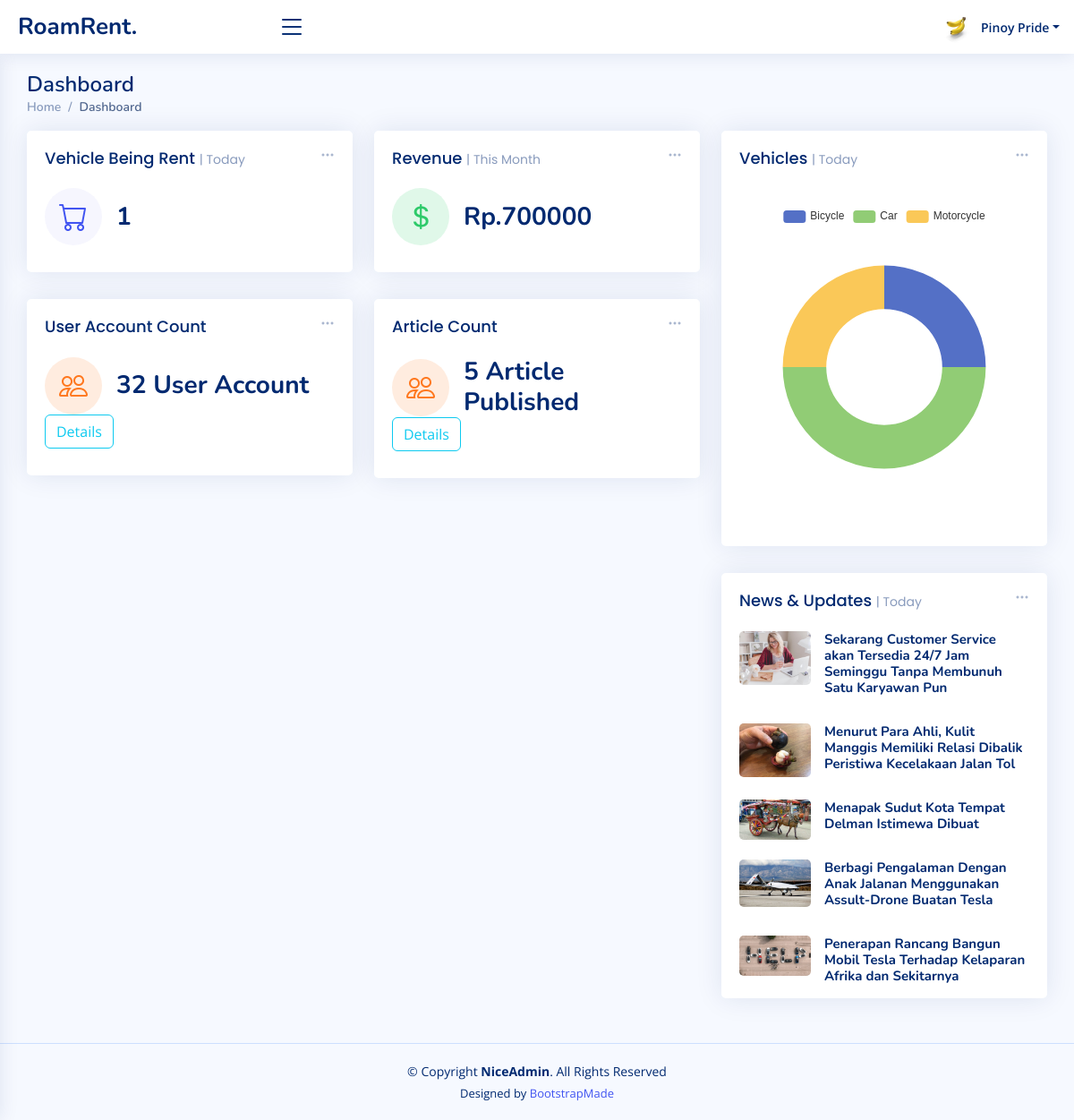
Page /home.php (signed in) on the committed database.
### tables this page shows
CREATE TABLE `article` (
  `id` int(12) NOT NULL,
  `title` text NOT NULL,
  `text` longtext NOT NULL,
  `img_url` text DEFAULT NULL,
  `article_category_id` bigint(20) NOT NULL,
  `user_id` bigint(20) NOT NULL
);

### home.php (the view, shortened to what this page needs)
<!DOCTYPE html>
<html lang="en">
<head>
  <?php
  include('layout-head-import-nice.php');
  include('logics/connect.php');
  $sql_article = 'SELECT * FROM article LIMIT 5';
  $result_article = $conn->query($sql_article);
  $sql_user = 'SELECT * FROM user';
  $result_user = $conn->query($sql_user);
  ?>
</head>
<body class="toggle-sidebar">
  <?php include 'layout-header-nice.php'; ?>
  <main id="main" class="main">
    <div class="pagetitle">
      <h1>Dashboard</h1>
      <nav>
        <ol class="breadcrumb">
          <li class="breadcrumb-item"><a href="home.php">Home</a></li>
          <li class="breadcrumb-item active">Dashboard</li>
        </ol>
      </nav>
    </div>
    <section class="section dashboard">
      <div class="row">
        <div class="col-lg-8">
          <div class="row">
            <div class="col-xxl-4 col-md-6">
              <div class="card info-card sales-card">
                <div class="filter">
                  <a class="icon" href="#" data-bs-toggle="dropdown"><i class="bi bi-three-dots"></i></a>
                </div>
                <div class="card-body">
                  <h5 class="card-title">Vehicle Being Rent <span>| Today</span></h5>
                  <div class="d-flex align-items-center">
                    <div class="card-icon rounded-circle d-flex align-items-center justify-content-center">
                      <i class="bi bi-cart"></i>
                    </div>
                    <div class="ps-3">
                      <h6>1</h6>
                    </div>
                  </div>
                </div>
              </div>
            </div>
            <div class="col-xxl-4 col-md-6">
              <div class="card info-card revenue-card">
                <div class="filter">
                  <a class="icon" href="#" data-bs-toggle="dropdown"><i class="bi bi-three-dots"></i></a>
                </div>
                <div class="card-body">
                  <h5 class="card-title">Revenue <span>| This Month</span></h5>
                  <div class="d-flex align-items-center">
                    <div class="card-icon rounded-circle d-flex align-items-center justify-content-center">
                      <i class="bi bi-currency-dollar"></i>
                    </div>
                    <div class="ps-3">
                      <h6>Rp.700000</h6>
                    </div>
                  </div>
                </div>
              </div>
            </div>
            <div class="col-xxl-4 col-md-6">
              <div class="card info-card customers-card">
                <div class="filter">
                  <a class="icon" href="#" data-bs-toggle="dropdown"><i class="bi bi-three-dots"></i></a>
                </div>
                <div class="card-body">
                  <h5 class="card-title">User Account Count</h5>
                  <div class="d-flex align-items-center">
                    <div class="card-icon rounded-circle d-flex align-items-center justify-content-center">
                      <i class="bi bi-people"></i>
                    </div>
                    <div class="ps-3">
                      <?php echo ('<h6>');
                      $count_user = 1;
                      while ($row_user = $result_user->fetch_assoc()) {
                        $count_user = $count_user + 1;
                      }
                      echo ($count_user . ' User Account');
                      echo ('<h6>') ?>
                    </div>
                  </div>
                  <a href="users.php"><button class="btn btn-outline-info alert-delete-confirm">Details</button></a>
                </div>
              </div>
            </div>
            <div class="col-xxl-4 col-md-6">
              <div class="card info-card customers-card">
                <div class="filter">
                  <a class="icon" href="#" data-bs-toggle="dropdown"><i class="bi bi-three-dots"></i></a>
                </div>
                <div class="card-body">
                  <h5 class="card-title">Article Count</h5>
                  <div class="d-flex align-items-center">
                    <div class="card-icon rounded-circle d-flex align-items-center justify-content-center">
                      <i class="bi bi-people"></i>
                    </div>
                    <div class="ps-3">
                      <?php echo ('<h6>');
                      $count2 = 0;
                      while ($row_article = $result_article->fetch_assoc()) {
                        $count2 = $count2 + 1;
                      }
                      echo ($count2 . ' Article Published');
                      echo ('<h6>') ?>
                    </div>
                  </div>
                  <a href="blog.php"><button class="btn btn-outline-info alert-delete-confirm">Details</button></a>
                </div>
              </div>
            </div>
          </div>
        </div>
        <div class="col-lg-4">
          <div class="card">
            <div class="filter">
              <a class="icon" href="#" data-bs-toggle="dropdown"><i class="bi bi-three-dots"></i></a>
            </div>
            <div class="card-body pb-0">
              <h5 class="card-title">Vehicles <span>| Today</span></h5>
              <?php
              $query_vehicle_availability = "SELECT vc.name, COUNT(v.id) as total FROM vehicle v LEFT JOIN vehicle_category vc on v.vehicle_category_id = vc.id GROUP BY vc.name";
              $result_vehicle_availability = $conn->query($query_vehicle_availability);
              ?>
              <div id="trafficChart" style="min-height: 400px;" class="echart"></div>
              <script>
                document.addEventListener("DOMContentLoaded", () => {
                  echarts.init(document.querySelector("#trafficChart")).setOption({
                    tooltip: {
                      trigger: 'item'
                    },
                    legend: {
                      top: '5%',
                      left: 'center'
                    },
                    series: [{
                      name: 'Access From',
                      type: 'pie',
                      radius: ['40%', '70%'],
                      avoidLabelOverlap: false,
                      label: {
                        show: false,
                        position: 'center'
                      },
                      emphasis: {
                        label: {
                          show: true,
                          fontSize: '18',
                          fontWeight: 'bold'
                        }
                      },
                      labelLine: {
                        show: false
                      },
                      data: [
                        <?php while ($row = $result_vehicle_availability->fetch_assoc()) {
                        ?> {
                            value: <?= $row['total'] ?>,
                            name: '<?= $row['name'] ?>'
                          },
                        <?php } ?>
                      ]
                    }]
                  });
                });
              </script>
            </div>
          </div>
          <div class="card">
            <div class="filter">
              <a class="icon" href="#" data-bs-toggle="dropdown"><i class="bi bi-three-dots"></i></a>
            </div>
            <?php
            $result_list_article = $conn->query($sql_article);
            ?>
            <div class="card-body pb-0">
              <h5 class="card-title">News &amp; Updates <span>| Today</span></h5>
              <div class="news">
                <?php
                while ($row = $result_list_article->fetch_assoc()) {
                ?>
                  <div class="post-item clearfix">
                    <img src="assets/img/hero/blog/<?= $row['img_url'] ?>" alt="">
                    <h4><a href="#"><?= $row['title'] ?></a></h4>
                  </div>
                <?php
                }
                ?>
              </div>
            </div>
          </div>
        </div>
      </div>
    </section>
  </main>
  <?php include('layout-footer.php'); ?>
</body>
</html>

### assets/css/nice-style.css (style rules this page uses)
:root { scroll-behavior: smooth; }
body { font-family: "Open Sans", sans-serif; background: #f6f9ff; color: #444444; }
a { color: #4154f1; text-decoration: none; }
h1, h2, h3, h4, h5, h6 { font-family: "Nunito", sans-serif; }
#main { margin-top: 60px; padding: 20px 30px; transition: all 0.3s; }
.pagetitle { margin-bottom: 10px; }
.pagetitle h1 { font-size: 24px; margin-bottom: 0; font-weight: 600; color: #012970; }
.card { margin-bottom: 30px; border: none; border-radius: 5px; box-shadow: 0px 0 30px rgba(1, 41, 112, 0.1); }
.card-title { padding: 20px 0 15px 0; font-size: 18px; font-weight: 500; color: #012970; font-family: "Poppins", sans-serif; }
.card-title span { color: #899bbd; font-size: 14px; font-weight: 400; }
.card-body { padding: 0 20px 20px 20px; }
.breadcrumb { font-size: 14px; font-family: "Nunito", sans-serif; color: #899bbd; font-weight: 600; }
.breadcrumb a { color: #899bbd; transition: 0.3s; }
.breadcrumb .breadcrumb-item::before { color: #899bbd; }
.breadcrumb .active { color: #51678f; font-weight: 600; }
@media (min-width: 1200px) { #main, #footer { margin-left: 300px; } }
@media (min-width: 1200px) { .toggle-sidebar #main, .toggle-sidebar #footer { margin-left: 0; } }
.dashboard .filter { position: absolute; right: 0px; top: 15px; }
.dashboard .filter .icon { color: #aab7cf; padding-right: 20px; padding-bottom: 5px; transition: 0.3s; font-size: 16px; }
.dashboard .info-card { padding-bottom: 10px; }
.dashboard .info-card h6 { font-size: 28px; color: #012970; font-weight: 700; margin: 0; padding: 0; }
.dashboard .card-icon { font-size: 32px; line-height: 0; width: 64px; height: 64px; flex-shrink: 0; flex-grow: 0; }
.dashboard .sales-card .card-icon { color: #4154f1; background: #f6f6fe; }
.dashboard .revenue-card .card-icon { color: #2eca6a; background: #e0f8e9; }
.dashboard .customers-card .card-icon { color: #ff771d; background: #ffecdf; }
.dashboard .news .post-item+.post-item { margin-top: 15px; }
.dashboard .news img { width: 80px; float: left; border-radius: 5px; }
.dashboard .news h4 { font-size: 15px; margin-left: 95px; font-weight: bold; margin-bottom: 5px; }
.dashboard .news h4 a { color: #012970; transition: 0.3s; }

### rows in the picture
article: img_url (picture), title "Sekarang Customer Service akan Tersedia 24/7 Jam Seminggu Tanpa Membunuh Satu Karyawan Pun"
article: img_url (picture), title "Menurut Para Ahli, Kulit Manggis Memiliki Relasi Dibalik Peristiwa Kecelakaan Jalan Tol"
article: img_url (picture), title "Menapak Sudut Kota Tempat Delman Istimewa Dibuat"
article: img_url (picture), title "Berbagi Pengalaman Dengan Anak Jalanan Menggunakan Assult-Drone Buatan Tesla"
article: img_url (picture), title "Penerapan Rancang Bangun Mobil Tesla Terhadap Kelaparan Afrika dan Sekitarnya"

### other values in the picture
$auth_name "Pinoy Pride"
$count_user "32"
$count2 "5"
chart data {{ $row['total'] }} 1, 2, 1
chart data {{ $row['name'] }} Bicycle, Car, Motorcycle
